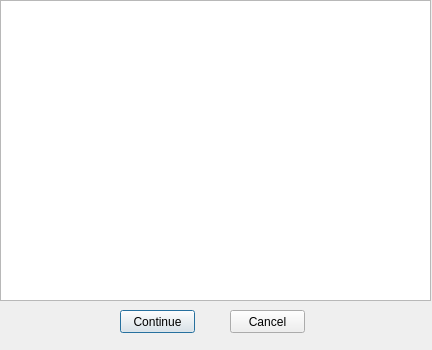
<?xml version="1.0" encoding="UTF-8"?>
<ui version="4.0">
 <class>MovieInfo_Dialog</class>
 <widget class="QDialog" name="MovieInfo_Dialog">
  <property name="geometry">
   <rect>
    <x>0</x>
    <y>0</y>
    <width>432</width>
    <height>350</height>
   </rect>
  </property>
  <property name="sizePolicy">
   <sizepolicy hsizetype="Minimum" vsizetype="Minimum">
    <horstretch>0</horstretch>
    <verstretch>0</verstretch>
   </sizepolicy>
  </property>
  <property name="minimumSize">
   <size>
    <width>430</width>
    <height>350</height>
   </size>
  </property>
  <property name="windowTitle">
   <string>MovieInfo</string>
  </property>
  <widget class="QTableView" name="MovieInfoDis_tableView">
   <property name="geometry">
    <rect>
     <x>0</x>
     <y>0</y>
     <width>431</width>
     <height>301</height>
    </rect>
   </property>
  </widget>
  <widget class="QPushButton" name="Continue_PushButton">
   <property name="geometry">
    <rect>
     <x>120</x>
     <y>310</y>
     <width>75</width>
     <height>23</height>
    </rect>
   </property>
   <property name="text">
    <string>Continue</string>
   </property>
  </widget>
  <widget class="QPushButton" name="Cancel_PushButton">
   <property name="geometry">
    <rect>
     <x>230</x>
     <y>310</y>
     <width>75</width>
     <height>23</height>
    </rect>
   </property>
   <property name="text">
    <string>Cancel</string>
   </property>
  </widget>
 </widget>
 <resources/>
 <connections/>
</ui>
